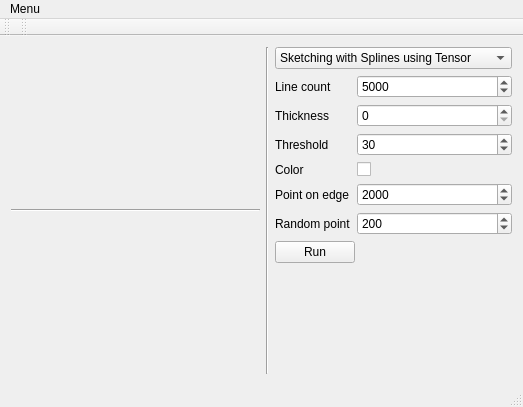
<?xml version="1.0" encoding="UTF-8"?>
<ui version="4.0">
 <class>MainWindow</class>
 <widget class="QMainWindow" name="MainWindow">
  <property name="geometry">
   <rect>
    <x>0</x>
    <y>0</y>
    <width>523</width>
    <height>407</height>
   </rect>
  </property>
  <property name="sizePolicy">
   <sizepolicy hsizetype="Preferred" vsizetype="Preferred">
    <horstretch>0</horstretch>
    <verstretch>0</verstretch>
   </sizepolicy>
  </property>
  <property name="maximumSize">
   <size>
    <width>1280</width>
    <height>800</height>
   </size>
  </property>
  <property name="windowTitle">
   <string>MainWindow</string>
  </property>
  <widget class="QWidget" name="centralWidget">
   <property name="sizePolicy">
    <sizepolicy hsizetype="Expanding" vsizetype="Expanding">
     <horstretch>0</horstretch>
     <verstretch>0</verstretch>
    </sizepolicy>
   </property>
   <property name="layoutDirection">
    <enum>Qt::LeftToRight</enum>
   </property>
   <layout class="QGridLayout" name="gridLayout">
    <item row="1" column="0">
     <widget class="Line" name="line_2">
      <property name="orientation">
       <enum>Qt::Horizontal</enum>
      </property>
     </widget>
    </item>
    <item row="0" column="1" rowspan="3">
     <widget class="Line" name="line">
      <property name="orientation">
       <enum>Qt::Vertical</enum>
      </property>
     </widget>
    </item>
    <item row="0" column="0">
     <widget class="QLabel" name="original">
      <property name="text">
       <string/>
      </property>
     </widget>
    </item>
    <item row="2" column="0">
     <widget class="QLabel" name="processed">
      <property name="text">
       <string/>
      </property>
     </widget>
    </item>
    <item row="0" column="2" rowspan="3">
     <layout class="QVBoxLayout" name="verticalLayout">
      <property name="sizeConstraint">
       <enum>QLayout::SetMaximumSize</enum>
      </property>
      <item>
       <widget class="QComboBox" name="comboBox">
        <property name="sizePolicy">
         <sizepolicy hsizetype="Preferred" vsizetype="Fixed">
          <horstretch>0</horstretch>
          <verstretch>0</verstretch>
         </sizepolicy>
        </property>
        <item>
         <property name="text">
          <string>Sketching with Splines using Tensor</string>
         </property>
        </item>
        <item>
         <property name="text">
          <string>Sketching with Splines using Gradient</string>
         </property>
        </item>
        <item>
         <property name="text">
          <string>Sketching with Lines using Tensor</string>
         </property>
        </item>
        <item>
         <property name="text">
          <string>Sketching with Lines using Gradient</string>
         </property>
        </item>
       </widget>
      </item>
      <item>
       <layout class="QFormLayout" name="formLayout">
        <item row="0" column="0">
         <widget class="QLabel" name="lineCountLabel">
          <property name="text">
           <string>Line count</string>
          </property>
         </widget>
        </item>
        <item row="0" column="1">
         <widget class="QSpinBox" name="lineCountSpinBox">
          <property name="sizePolicy">
           <sizepolicy hsizetype="Preferred" vsizetype="Fixed">
            <horstretch>0</horstretch>
            <verstretch>0</verstretch>
           </sizepolicy>
          </property>
          <property name="minimum">
           <number>1</number>
          </property>
          <property name="maximum">
           <number>999999</number>
          </property>
          <property name="value">
           <number>5000</number>
          </property>
         </widget>
        </item>
        <item row="1" column="0">
         <widget class="QLabel" name="thicknessLabel">
          <property name="text">
           <string>Thickness</string>
          </property>
         </widget>
        </item>
        <item row="1" column="1">
         <widget class="QSpinBox" name="thicknessSpinBox">
          <property name="sizePolicy">
           <sizepolicy hsizetype="Preferred" vsizetype="Fixed">
            <horstretch>0</horstretch>
            <verstretch>0</verstretch>
           </sizepolicy>
          </property>
          <property name="maximum">
           <number>10</number>
          </property>
         </widget>
        </item>
        <item row="2" column="0">
         <widget class="QLabel" name="thresholdLabel">
          <property name="text">
           <string>Threshold</string>
          </property>
         </widget>
        </item>
        <item row="2" column="1">
         <widget class="QSpinBox" name="thresholdSpinBox">
          <property name="sizePolicy">
           <sizepolicy hsizetype="Preferred" vsizetype="Fixed">
            <horstretch>0</horstretch>
            <verstretch>0</verstretch>
           </sizepolicy>
          </property>
          <property name="maximum">
           <number>255</number>
          </property>
          <property name="value">
           <number>30</number>
          </property>
         </widget>
        </item>
        <item row="3" column="0">
         <widget class="QLabel" name="colorLabel">
          <property name="text">
           <string>Color</string>
          </property>
         </widget>
        </item>
        <item row="3" column="1">
         <widget class="QCheckBox" name="colorCheckBox">
          <property name="tristate">
           <bool>false</bool>
          </property>
         </widget>
        </item>
        <item row="4" column="0">
         <widget class="QLabel" name="pointOnEdgeLabel">
          <property name="text">
           <string>Point on edge</string>
          </property>
         </widget>
        </item>
        <item row="4" column="1">
         <widget class="QSpinBox" name="pointOnEdgeSpinBox">
          <property name="minimum">
           <number>50</number>
          </property>
          <property name="maximum">
           <number>99999</number>
          </property>
          <property name="value">
           <number>2000</number>
          </property>
         </widget>
        </item>
        <item row="5" column="0">
         <widget class="QLabel" name="randomPointLabel">
          <property name="text">
           <string>Random point</string>
          </property>
         </widget>
        </item>
        <item row="5" column="1">
         <widget class="QSpinBox" name="randomPointSpinBox">
          <property name="maximum">
           <number>99999</number>
          </property>
          <property name="value">
           <number>200</number>
          </property>
         </widget>
        </item>
       </layout>
      </item>
      <item>
       <widget class="QPushButton" name="runButton">
        <property name="sizePolicy">
         <sizepolicy hsizetype="Maximum" vsizetype="Fixed">
          <horstretch>0</horstretch>
          <verstretch>0</verstretch>
         </sizepolicy>
        </property>
        <property name="text">
         <string>Run</string>
        </property>
       </widget>
      </item>
      <item>
       <spacer name="verticalSpacer">
        <property name="orientation">
         <enum>Qt::Vertical</enum>
        </property>
        <property name="sizeHint" stdset="0">
         <size>
          <width>20</width>
          <height>40</height>
         </size>
        </property>
       </spacer>
      </item>
     </layout>
    </item>
   </layout>
  </widget>
  <widget class="QMenuBar" name="menuBar">
   <property name="geometry">
    <rect>
     <x>0</x>
     <y>0</y>
     <width>523</width>
     <height>22</height>
    </rect>
   </property>
   <widget class="QMenu" name="menuMenu">
    <property name="title">
     <string>Menu</string>
    </property>
    <addaction name="actionQuitter"/>
    <addaction name="actionOuvrir"/>
   </widget>
   <addaction name="menuMenu"/>
  </widget>
  <widget class="QToolBar" name="mainToolBar">
   <attribute name="toolBarArea">
    <enum>TopToolBarArea</enum>
   </attribute>
   <attribute name="toolBarBreak">
    <bool>false</bool>
   </attribute>
  </widget>
  <widget class="QStatusBar" name="statusBar"/>
  <widget class="QToolBar" name="toolBar">
   <property name="windowTitle">
    <string>toolBar</string>
   </property>
   <attribute name="toolBarArea">
    <enum>TopToolBarArea</enum>
   </attribute>
   <attribute name="toolBarBreak">
    <bool>false</bool>
   </attribute>
  </widget>
  <action name="actionQuitter">
   <property name="text">
    <string>Quitter</string>
   </property>
  </action>
  <action name="actionOuvrir">
   <property name="text">
    <string>Ouvrir</string>
   </property>
   <property name="shortcut">
    <string>Ctrl+O</string>
   </property>
  </action>
 </widget>
 <layoutdefault spacing="6" margin="11"/>
 <resources/>
 <connections/>
</ui>
